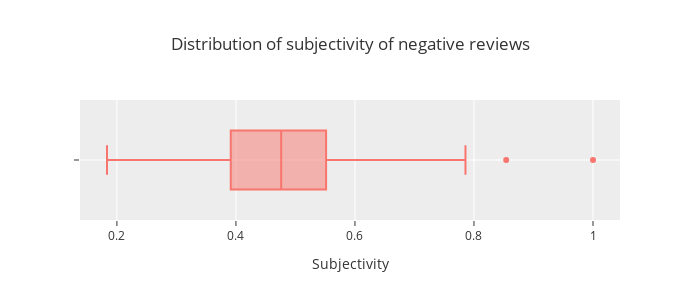

This figure's notebook cell:
### Code cell
subj = px.box(data_frame=negative,
              x="Subjectivity",
              title="Distribution of subjectivity of negative reviews",
              width=700,
              height=300)

subj.show()

### Figure 1 — Plotly figure (JSON) as saved in the notebook; plotly's stock layout.template omitted (floating-point values rounded to 4 significant figures)
{"data": [{"alignmentgroup": "True", "hovertemplate": "Subjectivity=%{x}<extra></extra>", "legendgroup": "", "marker": {"color": "#F8766D"}, "name": "", "notched": false, "offsetgroup": "", "orientation": "h", "showlegend": false, "type": "box", "x": [0.5104, 0.3905, 0.6667, 0.2847, 0.5385, 0.3743, 0.3163, 0.4504, 0.4001, 0.5517, 0.551, 0.63, 0.63, 0.2444, 0.198, 0.4054, 0.2846, 0.5683, 0.569, 0.5102, 0.6738, 0.2972, 0.4089, 0.3702, 0.4579, 0.4638, 0.4523, 0.8542, 0.5422, 0.5223, 0.3937, 0.4786, 0.5138, 0.3733, 1, 0.7857, 0.7511, 0.4875, 0.4442, 0.1833, 0.4886, 0.6667, 0.485, 0.6111, 0.4729, 0.476, 0.4306, 0.3006, 0.5116, 0.325, 0.4713], "x0": " ", "xaxis": "x", "y0": " ", "yaxis": "y"}], "layout": {"boxmode": "group", "height": 300, "legend": {"tracegroupgap": 0}, "title": {"text": "Distribution of subjectivity of negative reviews"}, "width": 700, "xaxis": {"anchor": "y", "domain": [0, 1], "title": {"text": "Subjectivity"}}, "yaxis": {"anchor": "x", "domain": [0, 1]}}}
